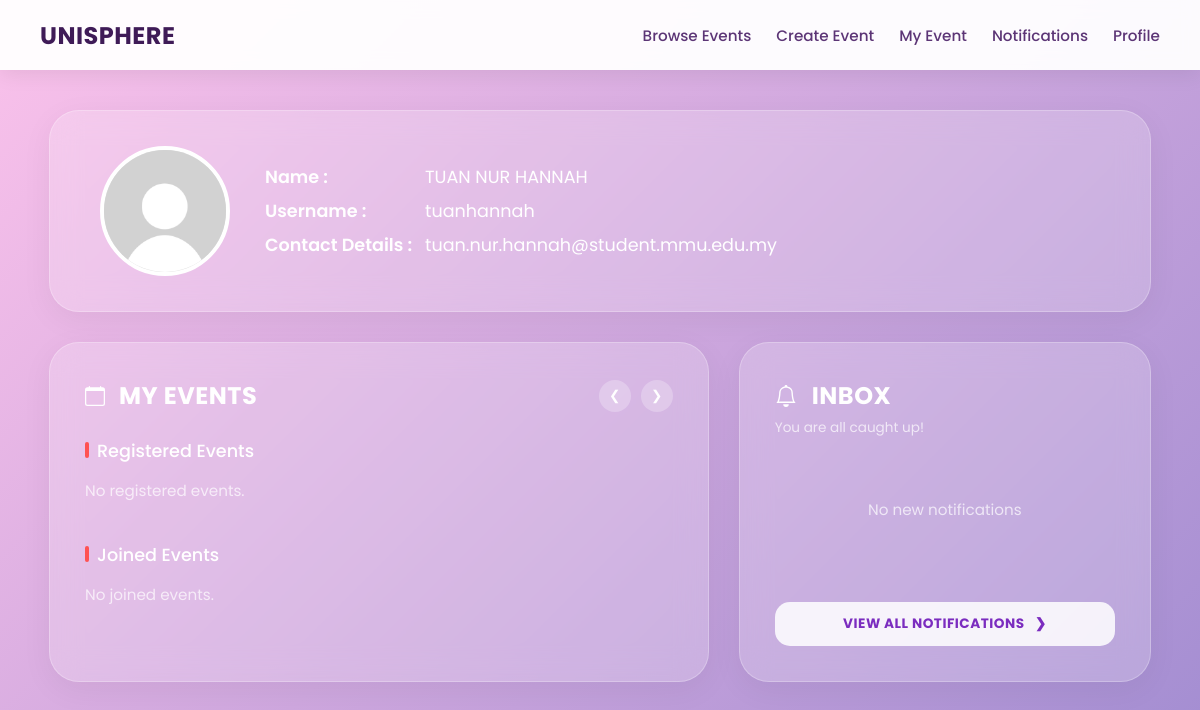
The app's page /user_dashboard (signed in), older data.
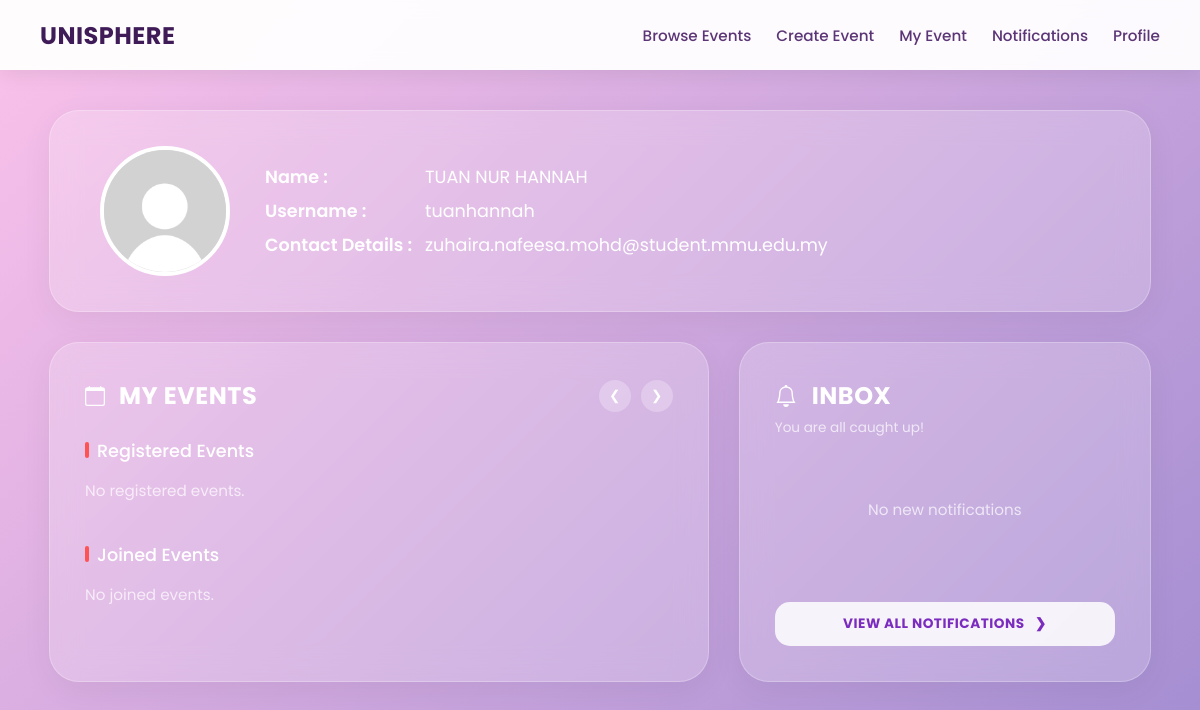
The same page, newer data.
### tables this page shows
CREATE TABLE users_general (
    student_id varchar(10) PRIMARY KEY,
    name TEXT NOT NULL,
    username TEXT NOT NULL UNIQUE,
    email TEXT NOT NULL UNIQUE,
    password TEXT NOT NULL,
    keyword TEXT,
    role TEXT NOT NULL CHECK(role IN ('user', 'organizer', 'admin')),
    is_verified INTEGER DEFAULT 0,
    pending_email TEXT,
    security_question TEXT
);

### app.py (the view)
@app.route('/user_dashboard')
def dashboard():
    username = session.get('user')
    if not username:
        return redirect(url_for('login'))
    conn = get_db_connection()
    cursor = conn.cursor()
    cursor.execute("""
        SELECT * FROM users_general
        LEFT JOIN user_details ON users_general.student_id = user_details.student_id
        WHERE users_general.username = ?
    """, (username,))
    user = cursor.fetchone()
    if not user:
        conn.close()
        return "User not found"
    cursor.execute("""
        SELECT e.event_id, e.event_name, e.event_description,
               e.start_date, e.end_date, e.start_time, e.end_time,
               e.main_location, e.faculty_wing, e.specific_location, e.event_mode, e.event_link, e.event_poster
        FROM events e
        INNER JOIN event_registrations er ON e.event_id = er.event_id
        WHERE er.student_id = ? AND e.end_date >= date('now')
    """, (user["student_id"],))
    events = cursor.fetchall()
    cursor.execute("""
        SELECT e.event_id, e.event_name, e.event_description,
               e.start_date, e.end_date, e.start_time, e.end_time,
               e.main_location, e.faculty_wing, e.specific_location, e.event_mode, e.event_link, e.event_poster
        FROM events e
        INNER JOIN event_registrations er ON e.event_id = er.event_id
        WHERE er.student_id = ? AND e.end_date < date('now')
    """, (user["student_id"],))
    joined_events = cursor.fetchall()
    cursor.execute("""
        SELECT * FROM notifications
        WHERE student_id = ? AND is_read = 0
        ORDER BY ROWID DESC
    """, (user["student_id"],))
    notifications = cursor.fetchall()
    cursor.execute("""
        SELECT COUNT(*) as count
        FROM notifications
        WHERE student_id = ? AND is_read = 0
    """, (user["student_id"],))
    unread_data = cursor.fetchone()
    unread_notifications = unread_data["count"] if unread_data else 0
    conn.close()
    return render_template(
        'user_dashboard.html',
        user=user,
        events=events,
        joined_events=joined_events,
        notifications=notifications,
        unread_notifications=unread_notifications
    )

### app.py (called while the page is built)
def get_db_connection():
    conn = sqlite3.connect('database.db')
    conn.row_factory = sqlite3.Row
    conn.execute("PRAGMA foreign_keys = 1")
    return conn

@app.context_processor
def inject_notifications():
    if 'student_id' not in session:
        return dict(unread_notifications=0)
    conn = get_db_connection()
    cursor = conn.cursor()
    cursor.execute("SELECT COUNT(*) AS total FROM notifications WHERE student_id = ? AND is_read = 0",
    (session['student_id'],))
    result = cursor.fetchone()
    conn.close()
    return dict(unread_notifications=result['total'])

### templates/user_dashboard.html (shortened to what this page needs)
<!DOCTYPE html>
<html lang="en">
    <head>
    </head>
    <body>
        <nav class="navbar">
            <a class="navbar-brand" href="/user_dashboard">UniSphere</a>
            <div class="navbar-links">
                {% if session.get('role') == 'user' %}
                    <a href="/eventbrowsing">Browse Events</a>
                    <a href="/be_organizer">Become Organizer</a>
                    <a href="/notifications" class="notification-link">
                        Notifications
                        {% if unread_notifications > 0 %}
                            <span class="notification-dot"></span>
                        {% endif %}
                    </a>
                    <a href="/user_dashboard">Profile</a>
                {% elif session.get('role') == 'organizer' %}
                    <a href="/eventbrowsing">Browse Events</a>
                    <a href="/createevent">Create Event</a>
                    <a href="/my_event">My Event</a>
                    <a href="/notifications" class="notification-link">
                        Notifications
                    </a>
                    <a href="/user_dashboard">Profile</a>
                {% endif %}
            </div>
        </nav>
<div class="dashboard">
    <div class="profile-banner" onclick="window.location.href='/edit_profile';" style="cursor: pointer;" title="Click to Edit Profile">
        <div class="profile-left">
            <img src="{{ url_for('static', filename='uploads/' + (user['profile_picture'] if user['profile_picture'] else 'default.png')) }}" class="dashboard-profile-picture">
            <div class="profile-content">
                <div class="profile-row">
                    <span class="profile-label">Name :</span>
                    <span class="profile-value">{{ user['name'] }}</span>
                </div>
                <div class="profile-row">
                    <span class="profile-label">Username :</span>
                    <span class="profile-value">{{ user['username'] }}</span>
                </div>
                <div class="profile-row">
                    <span class="profile-label">Contact Details :</span>
                    <span class="profile-value">{{ user['email'] }}</span>
                </div>
            </div>
        </div>
    </div>
            <div class="main-grid">
                <div class="card">
                    <div class="card-header-row">
                        <h2 class="card-title-main">
                            <svg width="20" height="20" fill="currentColor" viewBox="0 0 16 16" style="margin-right:4px;"><path d="M3.5 0a.5.5 0 0 1 .5.5V1h8V.5a.5.5 0 0 1 1 0V1h1a2 2 0 0 1 2 2v11a2 2 0 0 1-2 2H2a2 2 0 0 1-2-2V3a2 2 0 0 1 2-2h1V.5a.5.5 0 0 1 .5-.5zM1 4v10a1 1 0 0 0 1 1h12a1 1 0 0 0 1-1V4H1z"/></svg>
                            My Events
                        </h2>
                        <div class="scroll-arrows">
                            <button class="arrow-btn prev-btn">&#10094;</button>
                            <button class="arrow-btn next-btn">&#10095;</button>
                        </div>
                    </div>
                    <p class="event-section-label">Registered Events</p>
                    <div class="posters-container">
                        {% if events %}
                            {% for e in events %}
                                {% if e["main_location"] == "General" %}
                                {% elif e["main_location"] == "CLC" %}
                                    {% set location = e["main_location"] ~ ", " ~ e["specific_location"] %}
                                {% else %}
                                    {% set location = e["main_location"] ~ ", " ~ e["faculty_wing"] ~ ", " ~ e["specific_location"] %}
                                {% endif %}
                                <div class="event-poster"
                                     onclick='triggerActionMenu(
                                         `{{ e["event_id"] }}`,
                                         `{{ e["event_name"] | replace("`", "\\`") }}`,
                                         `{{ e["event_description"] | replace("`", "\\`") }}`,
                                         `{{ e["start_date"] }} to {{ e["end_date"] }}`,
                                         `{{ e["start_time"] }} - {{ e["end_time"] }}`,
                                         `{{ location }} ({{ e["event_mode"] }})`,
                                         `{{ url_for("static", filename="eventPoster/" + e["event_poster"]) if e["event_poster"] else "" }}`
                                     )'
                                     title="{{ e['event_name'] }}">
                                <img src="{{ url_for('static', filename='eventPoster/' + e['event_poster']) }}" alt="{{ e['event_name'] }}">
                                </div>
                            {% endfor %}
                            {% else %}
                            <p style="color: rgba(255,255,255,0.7); font-size:0.95rem;">No registered events.</p>
                        {% endif %}
                    </div>
                    <p class="event-section-label">Joined Events</p>
                    <div class="posters-container">
                        {% if joined_events %}
                            {% for e in joined_events %}
                                {% if e["main_location"] == "General" %}
                                    {% set location = e["specific_location"] %}
                                {% elif e["main_location"] == "CLC" %}
                                    {% set location = e["main_location"] ~ ", " ~ e["specific_location"] %}
                                {% else %}
                                    {% set location = e["main_location"] ~ ", " ~ e["faculty_wing"] ~ ", " ~ e["specific_location"] %}
                                {% endif %}
                                <div class="event-poster"
                                     onclick='triggerActionMenu(
                                         `{{ e["event_id"] }}`,
                                         `{{ e["event_name"] | replace("`", "\\`") }}`,
                                         `{{ e["event_description"] | replace("`", "\\`") }}`,
                                         `{{ e["start_date"] }} to {{ e["end_date"] }}`,
                                         `{{ e["start_time"] }} - {{ e["end_time"] }}`,
                                         `{{ location }} ({{ e["event_mode"] }})`,
                                         <img src="{{ url_for('static', filename='eventPoster/' + e['event_poster']) }}" alt="{{ e['event_name'] }}">
                                     )'
                                     title="{{ e['event_name'] }}">
                                    <img src="{{ url_for('static', filename='eventPoster/' + (e['event_poster'] if e['event_poster'] else 'defaultPoster.png')) }}" alt="{{ e['event_name'] }}">
                                </div>
                            {% endfor %}
                            <a href="/eventbrowsing" class="view-all-box">
                                <span>+</span>
                                View All
                            </a>
                        {% else %}
                            <p style="color: rgba(255,255,255,0.7); font-size:0.95rem;">No joined events.</p>
                        {% endif %}
                    </div>
                </div>
     <div class="card inbox-card">
    <div class="card-header-row">
        <h2 class="card-title-main" style="gap:15px;">
            Inbox
        </h2>
    </div>
    {% if notifications %}
        <p class="inbox-subtitle">You have {{ unread_notifications if unread_notifications else '0' }} unread notifications</p>
    {% else %}
        <p class="inbox-subtitle">You are all caught up!</p>
    {% endif %}
    <div class="notifications-list">
        {% if notifications %}
            {% for n in notifications[:3] %}
                <a href="/notifications" class="notif-item">
                    <div class="notif-content-wrapper">
                        <div class="notif-title">{{ n["title"] if n["title"] else "Notification" }}</div>
                        <div class="notif-desc">{{ n["description"] if n["description"] else n["message"] }}</div>
                        <div class="notif-time">{{ n["time_ago"] if n["time_ago"] else n["time"] }}</div>
                    </div>
                    <span class="chevron-icon">&#10095;</span>
                </a>
            {% endfor %}
        {% else %}
            <div style="text-align: center; padding: 40px 20px; color: rgba(255,255,255,0.7); font-size: 0.95rem;">
                No new notifications
            </div>
        {% endif %}
    </div>
    <a href="/notifications" class="view-all-notif-btn">View All Notifications &nbsp; &#10095;</a>
</div>
</div>
</body>
</html>

### templates/user_dashboard.html (style rules this page uses)
* { margin: 0; padding: 0; box-sizing: border-box; font-family: 'Poppins', sans-serif; }
body { background: linear-gradient(135deg, #fbc2eb 0%, #a18cd1 100%); display: flex; justify-content: center; align-items: flex-start; min-height: 100vh; padding: 40px 20px; padding-top: 110px; }
.dashboard { width: 95%; max-width: 1400px; display: flex; flex-direction: column; gap: 30px; }
.profile-banner { background: rgba(255, 255, 255, 0.2); backdrop-filter: blur(15px); -webkit-backdrop-filter: blur(15px); border: 1px solid rgba(255, 255, 255, 0.25); border-radius: 30px; padding: 35px 50px; display: flex; justify-content: flex-start; align-items: center; color: white; box-shadow: 0 8px 32px rgba(0, 0, 0, 0.05); transition: transform 0.2s ease, background-color 0.2s ease, box-shadow 0.2s ease; }
.profile-left { display: flex; align-items: center; gap: 35px; }
.dashboard-profile-picture { width: 130px; height: 130px; border-radius: 50%; object-fit: cover; background-color: #e0e0e0; border: 4px solid white; flex-shrink: 0; }
.profile-content { display: flex; flex-direction: column; gap: 8px; }
.profile-row { display: flex; align-items: baseline; font-size: 1.1rem; font-weight: 400; }
.profile-label { font-weight: 600; width: 160px; flex-shrink: 0; }
.profile-value { word-break: break-all; }
.main-grid { display: grid; grid-template-columns: 1.6fr 1fr; gap: 30px; }
.card { background: rgba(255, 255, 255, 0.2); backdrop-filter: blur(15px); -webkit-backdrop-filter: blur(15px); border: 1px solid rgba(255, 255, 255, 0.25); border-radius: 30px; padding: 35px; color: white; box-shadow: 0 8px 32px rgba(0, 0, 0, 0.05); }
.card-header-row { display: flex; justify-content: space-between; align-items: center; margin-bottom: 25px; }
.card-title-main { font-size: 1.5rem; font-weight: 700; text-transform: uppercase; letter-spacing: 0.5px; display: flex; align-items: center; gap: 10px; }
.scroll-arrows { display: flex; gap: 10px; }
.arrow-btn { width: 32px; height: 32px; border-radius: 50%; background: rgba(255, 255, 255, 0.25); border: none; color: white; cursor: pointer; display: flex; align-items: center; justify-content: center; font-size: 0.85rem; transition: background 0.2s; }
.event-section-label { font-size: 1.1rem; font-weight: 500; margin-bottom: 15px; position: relative; padding-left: 12px; }
.event-section-label::before { content: ''; position: absolute; left: 0; top: 4px; width: 4px; height: 16px; background-color: #ff5252; border-radius: 2px; }
.posters-container { display: flex; gap: 15px; align-items: center; overflow-x: auto; padding-bottom: 10px; margin-bottom: 30px; }
.inbox-card { display: flex; flex-direction: column; }
.inbox-subtitle { font-size: 0.85rem; color: rgba(255, 255, 255, 0.7); margin-top: -20px; margin-bottom: 20px; }
.notifications-list { display: flex; flex-direction: column; gap: 12px; flex: 1; }
.view-all-notif-btn { margin-top: 20px; width: 100%; background: rgba(255, 255, 255, 0.85); color: #7b2cbf; text-align: center; text-decoration: none; padding: 12px; border-radius: 15px; font-size: 0.85rem; font-weight: 700; text-transform: uppercase; letter-spacing: 0.5px; transition: background 0.2s; display: block; }
.navbar { position: fixed; top: 0; left: 0; width: 100%; height: 70px; background: rgba(255, 255, 255, 0.95); backdrop-filter: blur(8px); box-shadow: 0 4px 20px rgba(0, 0, 0, 0.08); display: flex; align-items: center; justify-content: space-between; padding: 0 40px; z-index: 1000; }
.notification-link { position: relative; }
.navbar-brand { font-size: 1.5rem; font-weight: 700; color: #3f1b57; text-decoration: none; text-transform: uppercase; letter-spacing: 0.5px; }
.navbar-links { display: flex; gap: 25px; align-items: center; }
.navbar-links a { color: #5c3576; text-decoration: none; font-size: 0.95rem; font-weight: 500; transition: color 0.2s; position: relative; padding: 4px 0; }
.navbar-links a::after { content: ''; position: absolute; width: 0; height: 2px; bottom: 0; left: 0; background-color: #7b2cbf; transition: width 0.2s ease; }
.posters-container { display: flex; gap: 15px; align-items: center; overflow-x: auto; padding-bottom: 10px; margin-bottom: 30px; scroll-behavior: smooth; }

Row changes from the older to the newer data that the page shows:
changed users_general "TUAN NUR HANNAH": email "tuan.nur.hannah@student.mmu.edu.my" → "zuhaira.nafeesa.mohd@student.mmu.edu.my"
